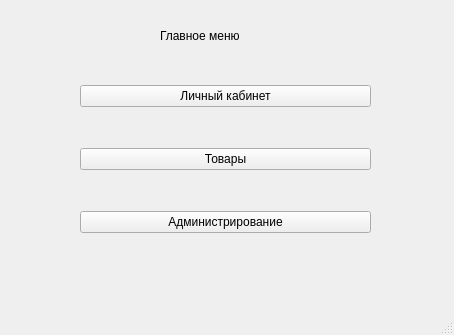
<?xml version="1.0" encoding="UTF-8"?>
<ui version="4.0">
 <class>MainWindow</class>
 <widget class="QMainWindow" name="MainWindow">
  <property name="geometry">
   <rect>
    <x>0</x>
    <y>0</y>
    <width>454</width>
    <height>335</height>
   </rect>
  </property>
  <property name="cursor">
   <cursorShape>ArrowCursor</cursorShape>
  </property>
  <property name="windowTitle">
   <string>MainWindow</string>
  </property>
  <widget class="QWidget" name="centralwidget">
   <widget class="QWidget" name="verticalLayoutWidget">
    <property name="geometry">
     <rect>
      <x>80</x>
      <y>50</y>
      <width>291</width>
      <height>221</height>
     </rect>
    </property>
    <layout class="QVBoxLayout" name="verticalLayout">
     <item>
      <widget class="QPushButton" name="personal_cab">
       <property name="text">
        <string>Личный кабинет</string>
       </property>
      </widget>
     </item>
     <item>
      <widget class="QPushButton" name="products">
       <property name="text">
        <string>Товары</string>
       </property>
      </widget>
     </item>
     <item>
      <widget class="QPushButton" name="admin_cab">
       <property name="text">
        <string>Администрирование</string>
       </property>
      </widget>
     </item>
    </layout>
   </widget>
   <widget class="QLabel" name="main_menu">
    <property name="geometry">
     <rect>
      <x>160</x>
      <y>20</y>
      <width>141</width>
      <height>31</height>
     </rect>
    </property>
    <property name="styleSheet">
     <string notr="true"/>
    </property>
    <property name="text">
     <string>Главное меню</string>
    </property>
   </widget>
  </widget>
  <widget class="QMenuBar" name="menubar">
   <property name="geometry">
    <rect>
     <x>0</x>
     <y>0</y>
     <width>454</width>
     <height>21</height>
    </rect>
   </property>
  </widget>
  <widget class="QStatusBar" name="statusbar"/>
 </widget>
 <resources/>
 <connections/>
</ui>
